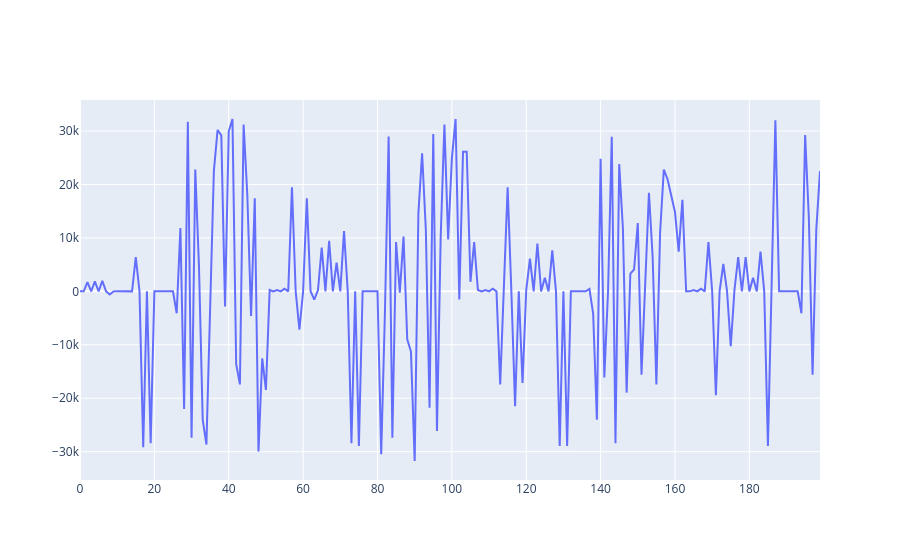

Notebook source saved alongside this figure:
### Code cell
dta = np.loadtxt('holter_ecg.qrs')

fig = go.Figure()
# fig.add_trace(go.Scatter(x=np.arange(len(df_sc)),y=(df_sc['PLETH']-33175)))
fig.add_trace(go.Scatter(x=np.arange(len(dta[:200])),y=dta[:200]))
fig.show()# data

### Figure 1 — Plotly figure (JSON) as saved in the notebook; plotly's stock layout.template omitted (floating-point values rounded to 4 significant figures; data arrays with more than 128 entries replaced by an {"elided": "..."} marker saying what was removed)
{"data": [{"type": "scatter", "x": {"elided": "200 int values"}, "y": {"elided": "200 int values"}}], "layout": {}}
